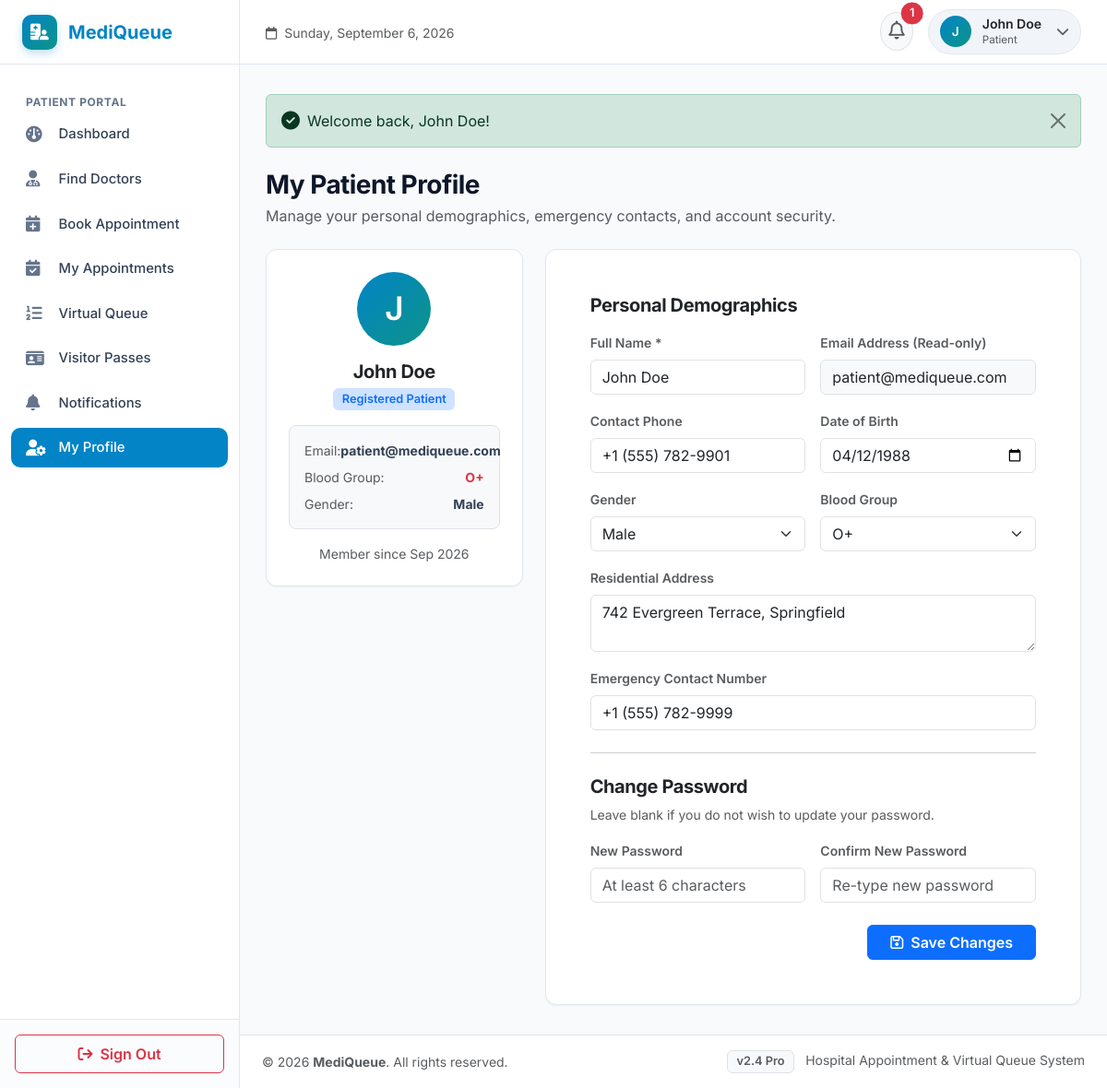
The page /patient/profile.php (signed in) on the database its author committed.
### tables this page shows
CREATE TABLE `patients` (
  `id` INT AUTO_INCREMENT PRIMARY KEY,
  `user_id` INT NOT NULL,
  `date_of_birth` DATE NULL,
  `gender` ENUM('Male', 'Female', 'Other') DEFAULT 'Male',
  `blood_group` VARCHAR(10) DEFAULT 'O+',
  `address` TEXT NULL,
  `emergency_contact` VARCHAR(30) NULL,
  `created_at` TIMESTAMP DEFAULT CURRENT_TIMESTAMP,
  CONSTRAINT `fk_patients_user` FOREIGN KEY (`user_id`) REFERENCES `users` (`id`) ON DELETE CASCADE
);

CREATE TABLE `users` (
  `id` INT AUTO_INCREMENT PRIMARY KEY,
  `name` VARCHAR(150) NOT NULL,
  `email` VARCHAR(150) NOT NULL UNIQUE,
  `password` VARCHAR(255) NOT NULL,
  `role` ENUM('patient', 'doctor', 'admin') NOT NULL DEFAULT 'patient',
  `phone` VARCHAR(30) NULL,
  `status` ENUM('active', 'inactive') NOT NULL DEFAULT 'active',
  `avatar` VARCHAR(255) NULL,
  `created_at` TIMESTAMP DEFAULT CURRENT_TIMESTAMP
);

### includes/auth.php (called while the page is built, shortened)
<?php
function is_logged_in() {
    return !empty($_SESSION['user_id']);
}
function current_user() {
    return [
        'id'         => $_SESSION['user_id'] ?? null,
        'name'       => $_SESSION['user_name'] ?? 'User',
        'email'      => $_SESSION['user_email'] ?? '',
        'role'       => $_SESSION['user_role'] ?? 'patient',
        'phone'      => $_SESSION['user_phone'] ?? '',
        'role_id'    => $_SESSION['role_specific_id'] ?? null,
        'dept_name'  => $_SESSION['department_name'] ?? null,
    ];
}

### includes/functions.php (called while the page is built, shortened)
<?php
function get_unread_notification_count($pdo, $user_id) {
    try {
        $stmt = $pdo->prepare("SELECT COUNT(*) as total FROM notifications WHERE user_id = ? AND is_read = 0");
        $stmt->execute([$user_id]);
        return (int)($stmt->fetch()['total'] ?? 0);
    } catch (Exception $e) {
        return 0;
    }
}

### patient/profile.php (the view, shortened to what this page needs)
<?php
require_once __DIR__ . '/../includes/auth.php';
require_once __DIR__ . '/../includes/functions.php';
$conn = get_db_connection();
$userId = $_SESSION['user_id'];
$stmt = $conn->prepare("
    SELECT u.name, u.email, u.phone, p.*
    FROM users u
    LEFT JOIN patients p ON u.id = p.user_id
    WHERE u.id = ?
");
$stmt->execute([$userId]);
$profile = $stmt->fetch();
include __DIR__ . '/../includes/header.php';
?>
<div class="d-flex justify-content-between align-items-center mb-4">
    <div>
        <h3 class="fw-bold mb-1">My Patient Profile</h3>
        <p class="text-muted mb-0">Manage your personal demographics, emergency contacts, and account security.</p>
    </div>
</div>
<div class="row g-4 justify-content-center">
    <div class="col-lg-4">
        <div class="mq-card text-center p-4">
            <div class="user-avatar mx-auto mb-3" style="width: 80px; height: 80px; font-size: 2.2rem;">
                <?= strtoupper(substr($profile['name'], 0, 1)) ?>
            </div>
            <h5 class="fw-bold text-dark mb-1"><?= htmlspecialchars($profile['name']) ?></h5>
            <span class="badge bg-primary-subtle text-primary mb-3">Registered Patient</span>
            <div class="p-3 bg-light rounded-3 border text-start small mb-3">
                <div class="d-flex justify-content-between mb-2">
                    <span class="text-muted">Email:</span>
                    <strong><?= htmlspecialchars($profile['email']) ?></strong>
                </div>
                <div class="d-flex justify-content-between mb-2">
                    <span class="text-muted">Blood Group:</span>
                    <strong class="text-danger"><?= htmlspecialchars($profile['blood_group'] ?: 'O+') ?></strong>
                </div>
                <div class="d-flex justify-content-between">
                    <span class="text-muted">Gender:</span>
                    <strong><?= htmlspecialchars($profile['gender'] ?: 'Male') ?></strong>
                </div>
            </div>
            <p class="text-muted small mb-0">Member since <?= date('M Y', strtotime($profile['created_at'])) ?></p>
        </div>
    </div>
    <div class="col-lg-8">
        <div class="mq-card p-4 p-md-5 bg-white">
            <form action="<?= BASE_URL ?>/patient/profile.php" method="POST">
                <h5 class="fw-bold text-dark mb-3">Personal Demographics</h5>
                <div class="row g-3 mb-4">
                    <div class="col-md-6">
                        <label for="pName" class="form-label small fw-semibold text-muted">Full Name *</label>
                        <input type="text" class="form-control" id="pName" name="name" value="<?= htmlspecialchars($profile['name']) ?>" required>
                    </div>
                    <div class="col-md-6">
                        <label for="pEmail" class="form-label small fw-semibold text-muted">Email Address (Read-only)</label>
                        <input type="email" class="form-control bg-light" id="pEmail" value="<?= htmlspecialchars($profile['email']) ?>" readonly disabled>
                    </div>
                    <div class="col-md-6">
                        <label for="pPhone" class="form-label small fw-semibold text-muted">Contact Phone</label>
                        <input type="tel" class="form-control" id="pPhone" name="phone" value="<?= htmlspecialchars($profile['phone'] ?? '') ?>">
                    </div>
                    <div class="col-md-6">
                        <label for="pDob" class="form-label small fw-semibold text-muted">Date of Birth</label>
                        <input type="date" class="form-control" id="pDob" name="dob" value="<?= htmlspecialchars($profile['date_of_birth'] ?? '') ?>">
                    </div>
                    <div class="col-md-6">
                        <label for="pGender" class="form-label small fw-semibold text-muted">Gender</label>
                        <select class="form-select" id="pGender" name="gender">
                            <option value="Male" <?= ($profile['gender'] ?? '') === 'Male' ? 'selected' : '' ?>>Male</option>
                        </select>
                    </div>
                    <div class="col-md-6">
                        <label for="pBlood" class="form-label small fw-semibold text-muted">Blood Group</label>
                        <select class="form-select" id="pBlood" name="blood_group">
                            <?php foreach (['A+', 'A-', 'B+', 'B-', 'AB+', 'AB-', 'O+', 'O-'] as $bg): ?>
                                <option value="<?= $bg ?>" <?= ($profile['blood_group'] ?? '') === $bg ? 'selected' : '' ?>><?= $bg ?></option>
                            <?php endforeach; ?>
                        </select>
                    </div>
                    <div class="col-12">
                        <label for="pAddress" class="form-label small fw-semibold text-muted">Residential Address</label>
                        <textarea class="form-control" id="pAddress" name="address" rows="2"><?= htmlspecialchars($profile['address'] ?? '') ?></textarea>
                    </div>
                    <div class="col-12">
                        <label for="pEmergency" class="form-label small fw-semibold text-muted">Emergency Contact Number</label>
                        <input type="tel" class="form-control" id="pEmergency" name="emergency_contact" value="<?= htmlspecialchars($profile['emergency_contact'] ?? '') ?>" placeholder="Guardian or relative phone">
                    </div>
                </div>
                <hr class="my-4">
                <h5 class="fw-bold text-dark mb-2">Change Password</h5>
                <p class="text-muted small mb-3">Leave blank if you do not wish to update your password.</p>
                <div class="row g-3 mb-4">
                    <div class="col-md-6">
                        <label for="newPwd" class="form-label small fw-semibold text-muted">New Password</label>
                        <input type="password" class="form-control" id="newPwd" name="new_password" placeholder="At least 6 characters">
                    </div>
                    <div class="col-md-6">
                        <label for="confPwd" class="form-label small fw-semibold text-muted">Confirm New Password</label>
                        <input type="password" class="form-control" id="confPwd" name="confirm_password" placeholder="Re-type new password">
                    </div>
                </div>
                <div class="text-end">
                    <button type="submit" class="btn btn-primary fw-semibold px-4">
                        <i class="fa-regular fa-floppy-disk me-1"></i> Save Changes
                    </button>
                </div>
            </form>
        </div>
    </div>
</div>
<?php include __DIR__ . '/../includes/footer.php'; ?>

### includes/navbar.php (shortened to what this page needs)
<?php
$currentUser = current_user();
$conn = get_db_connection();
$unreadNotifsCount = $currentUser ? get_unread_notification_count($conn, $currentUser['id']) : 0;
?>
<header class="app-navbar">
    <div class="d-flex align-items-center gap-3">
        <div class="d-none d-sm-block">
            <span class="text-muted small"><i class="fa-regular fa-calendar me-1"></i> <?= date('l, F j, Y') ?></span>
        </div>
    </div>
    <div class="d-flex align-items-center gap-3">
        <div class="dropdown">
            <button class="btn btn-light position-relative p-2 rounded-circle border" type="button" data-bs-toggle="dropdown" aria-expanded="false" title="Notifications">
                <i class="fa-regular fa-bell text-muted fs-5"></i>
                <?php if ($unreadNotifsCount > 0): ?>
                    <span class="position-absolute top-0 start-100 translate-middle badge rounded-pill bg-danger border border-light">
                        <?= $unreadNotifsCount ?>
                    </span>
                <?php endif; ?>
            </button>
        </div>
        <div class="dropdown">
            <div class="navbar-user-badge" data-bs-toggle="dropdown" aria-expanded="false">
                <div class="user-avatar">
                    <?= strtoupper(substr($currentUser['name'] ?? 'U', 0, 1)) ?>
                </div>
                <div class="d-none d-md-block text-start">
                    <div class="fw-semibold small text-dark lh-sm"><?= htmlspecialchars($currentUser['name'] ?? 'User') ?></div>
                    <div class="text-muted text-capitalize" style="font-size: 0.725rem;"><?= htmlspecialchars($currentUser['role']) ?></div>
                </div>
                <i class="fa-solid fa-chevron-down text-muted small ms-1"></i>
            </div>
        </div>
    </div>
</header>

### assets/css/style.css (style rules this page uses)
:root { --mq-primary: #0284c7; --mq-primary-dark: #0369a1; --mq-primary-light: #e0f2fe; --mq-secondary: #0d9488; --mq-secondary-light: #ccfbf1; --mq-dark: #0f172a; --mq-slate: #334155; --mq-muted: #64748b; --mq-bg: #f8fafc; --mq-card-bg: #ffffff; --mq-border: #e2e8f0; --mq-sidebar-width: 260px; --mq-header-height: 70px; --mq-font-sans: 'Inter', -apple-system, BlinkMacSystemFont, "Segoe UI", Roboto, "Helvetica Neue", Arial, sans-serif; --mq-radius: 12px; --mq-radius-lg: 16px; --mq-shadow-sm: 0 1px 2px 0 rgba(0, 0, 0, 0.05); --mq-shadow: 0 4px 6px -1px rgba(0, 0, 0, 0.06), 0 2px 4px -2px rgba(0, 0, 0, 0.04); --mq-shadow-lg: 0 10px 15px -3px rgba(0, 0, 0, 0.08), 0 4px 6px -4px rgba(0, 0, 0, 0.03); }
body { font-family: var(--mq-font-sans); background-color: var(--mq-bg); color: var(--mq-slate); min-height: 100vh; margin: 0; display: flex; flex-direction: column; }
h1, h2, h3, h4, h5, h6 { color: var(--mq-dark); font-weight: 600; letter-spacing: -0.02em; }
.app-navbar { height: var(--mq-header-height); background-color: #ffffff; border-bottom: 1px solid var(--mq-border); display: flex; align-items: center; justify-content: space-between; padding: 0 1.75rem; position: sticky; top: 0; z-index: 1020; }
.navbar-user-badge { display: flex; align-items: center; gap: 0.75rem; padding: 0.4rem 0.75rem; border-radius: 30px; background-color: #f1f5f9; border: 1px solid var(--mq-border); cursor: pointer; transition: background-color 0.2s ease; }
.user-avatar { width: 34px; height: 34px; border-radius: 50%; background: linear-gradient(135deg, var(--mq-primary), var(--mq-secondary)); color: #ffffff; display: flex; align-items: center; justify-content: center; font-weight: 600; font-size: 0.85rem; }
.mq-card { background-color: var(--mq-card-bg); border: 1px solid var(--mq-border); border-radius: var(--mq-radius); box-shadow: var(--mq-shadow-sm); padding: 1.5rem; transition: transform 0.2s ease, box-shadow 0.2s ease; position: relative; overflow: hidden; }
.badge { padding: 0.4em 0.75em; font-weight: 600; border-radius: 6px; font-size: 0.8rem; }

### rows shown on the page
patients: user.name "J", user.name "John Doe", user.email "patient@mediqueue.com", blood_group "O+", gender "Male", created_at "Sep 2026", name "John Doe", phone "+1 (555) 782-9901", dob "04/12/1988", address "742 Evergreen Terrace, Springfield", emergency_contact "+1 (555) 782-9999"

### other values the page prints
APP_NAME "MediQueue"
$unreadNotifsCount "1"
$currentUser['role'] "Patient"
$flash['message'] "Welcome back, John Doe!"
